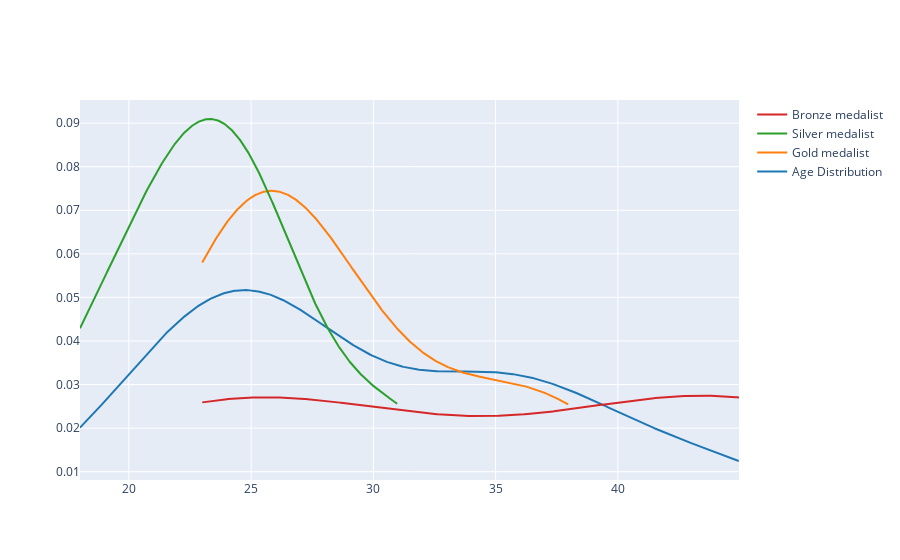

The code cell stored with this chart in its notebook:
### Code cell
sport_wise_age(df,'Figure Skating')

### Figure 1 — Plotly figure (JSON) as saved in the notebook; plotly's stock layout.template omitted (floating-point values rounded to 4 significant figures; data arrays with more than 128 entries replaced by an {"elided": "..."} marker saying what was removed)
{"data": [{"legendgroup": "Age Distribution", "marker": {"color": "rgb(31, 119, 180)"}, "mode": "lines", "name": "Age Distribution", "showlegend": true, "type": "scatter", "x": {"elided": "500 float values"}, "xaxis": "x", "y": {"elided": "500 float values"}, "yaxis": "y"}, {"legendgroup": "Gold medalist", "marker": {"color": "rgb(255, 127, 14)"}, "mode": "lines", "name": "Gold medalist", "showlegend": true, "type": "scatter", "x": {"elided": "500 float values"}, "xaxis": "x", "y": {"elided": "500 float values"}, "yaxis": "y"}, {"legendgroup": "Silver medalist", "marker": {"color": "rgb(44, 160, 44)"}, "mode": "lines", "name": "Silver medalist", "showlegend": true, "type": "scatter", "x": {"elided": "500 float values"}, "xaxis": "x", "y": {"elided": "500 float values"}, "yaxis": "y"}, {"legendgroup": "Bronze medalist", "marker": {"color": "rgb(214, 39, 40)"}, "mode": "lines", "name": "Bronze medalist", "showlegend": true, "type": "scatter", "x": {"elided": "500 float values"}, "xaxis": "x", "y": {"elided": "500 float values"}, "yaxis": "y"}], "layout": {"autosize": true, "barmode": "overlay", "hovermode": "closest", "legend": {"traceorder": "reversed"}, "xaxis": {"anchor": "y2", "autorange": true, "domain": [0, 1], "range": [18, 44.96], "type": "linear", "zeroline": false}, "yaxis": {"anchor": "free", "autorange": true, "domain": [0, 1], "position": 0, "range": [0.008092, 0.09531], "type": "linear"}}}
